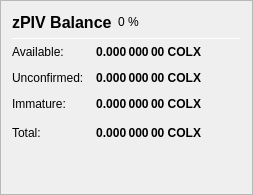
                   <widget class="QFrame" name="frame_ZerocoinBalances">
                    <property name="frameShape">
                     <enum>QFrame::StyledPanel</enum>
                    </property>
                    <property name="frameShadow">
                     <enum>QFrame::Raised</enum>
                    </property>
                    <layout class="QVBoxLayout" name="verticalLayout_7">
                     <item>
                      <layout class="QHBoxLayout" name="horizontalLayout_8" stretch="0">
                       <item>
                        <widget class="QLabel" name="label_5z_3">
                         <property name="minimumSize">
                          <size>
                           <width>0</width>
                           <height>20</height>
                          </size>
                         </property>
                         <property name="font">
                          <font>
                           <pointsize>12</pointsize>
                           <weight>75</weight>
                           <bold>true</bold>
                          </font>
                         </property>
                         <property name="text">
                          <!-- DRAGAN: zPIV => ? -->
                          <string>zPIV Balance</string>
                         </property>
                        </widget>
                       </item>
                       <item>
                        <widget class="QLabel" name="labelzPIVPercent">
                         <property name="text">
                          <string notr="true">0 %</string>
                         </property>
                        </widget>
                       </item>
                       <item>
                        <spacer name="horizontalSpacer_11">
                         <property name="orientation">
                          <enum>Qt::Horizontal</enum>
                         </property>
                         <property name="sizeHint" stdset="0">
                          <size>
                           <width>40</width>
                           <height>20</height>
                          </size>
                         </property>
                        </spacer>
                       </item>
                      </layout>
                     </item>
                     <item>
                      <widget class="Line" name="line_ZerocoinBalance">
                       <property name="minimumSize">
                        <size>
                         <width>0</width>
                         <height>1</height>
                        </size>
                       </property>
                       <property name="maximumSize">
                        <size>
                         <width>16777215</width>
                         <height>1</height>
                        </size>
                       </property>
                       <property name="orientation">
                        <enum>Qt::Horizontal</enum>
                       </property>
                      </widget>
                     </item>
                     <item>
                      <layout class="QGridLayout" name="gridLayout_5">
                       <property name="spacing">
                        <number>12</number>
                       </property>
                       <item row="1" column="0">
                        <widget class="QLabel" name="labelzBalanceMatureText">
                         <property name="toolTip">
                          <!-- DRAGAN: zPIV => ? -->
                          <string>Mature: more than 20 confirmation and more than 3 mints of the same denomination after it was minted.
These zPIV are spendable.</string>
                         </property>
                         <property name="text">
                          <string>Available:</string>
                         </property>
                        </widget>
                       </item>
                       <item row="1" column="1">
                        <widget class="QLabel" name="labelzBalanceMature">
                         <property name="font">
                          <font>
                           <weight>75</weight>
                           <bold>true</bold>
                          </font>
                         </property>
                         <property name="toolTip">
                          <!-- DRAGAN: zPIV => ? -->
                          <string>Mature: more than 20 confirmation and more than 3 mints of the same denomination after it was minted.
These zPIV are spendable.</string>
                         </property>
                         <property name="text">
                          <string notr="true">0.000 000 00 COLX</string>
                         </property>
                         <property name="alignment">
                          <set>Qt::AlignRight|Qt::AlignTrailing|Qt::AlignVCenter</set>
                         </property>
                        </widget>
                       </item>
                       <item row="2" column="0">
                        <widget class="QLabel" name="labelzBalanceUnconfirmedText">
                         <property name="toolTip">
                          <string>Unconfirmed: less than 20 confirmations
Immature: confirmed, but less than 3 mints of the same denomination after it was minted</string>
                         </property>
                         <property name="text">
                          <string>Unconfirmed:</string>
                         </property>
                        </widget>
                       </item>
                       <item row="2" column="1">
                        <widget class="QLabel" name="labelzBalanceUnconfirmed">
                         <property name="font">
                          <font>
                           <weight>75</weight>
                           <bold>true</bold>
                          </font>
                         </property>
                         <property name="toolTip">
                          <string>Unconfirmed: less than 20 confirmations
Immature: confirmed, but less than 3 mints of the same denomination after it was minted</string>
                         </property>
                         <property name="text">
                          <string notr="true">0.000 000 00 COLX</string>
                         </property>
                         <property name="alignment">
                          <set>Qt::AlignRight|Qt::AlignTrailing|Qt::AlignVCenter</set>
                         </property>
                        </widget>
                       </item>
                       <item row="3" column="0">
                        <widget class="QLabel" name="labelzBalanceImmatureText">
                         <property name="toolTip">
                          <string>Unconfirmed: less than 20 confirmations
Immature: confirmed, but less than 3 mints of the same denomination after it was minted</string>
                         </property>
                         <property name="text">
                          <string>Immature:</string>
                         </property>
                        </widget>
                       </item>
                       <item row="3" column="1">
                        <widget class="QLabel" name="labelzBalanceImmature">
                         <property name="font">
                          <font>
                           <weight>75</weight>
                           <bold>true</bold>
                          </font>
                         </property>
                         <property name="toolTip">
                          <string>Unconfirmed: less than 20 confirmations
Immature: confirmed, but less than 3 mints of the same denomination after it was minted</string>
                         </property>
                         <property name="text">
                          <string notr="true">0.000 000 00 COLX</string>
                         </property>
                         <property name="alignment">
                          <set>Qt::AlignRight|Qt::AlignTrailing|Qt::AlignVCenter</set>
                         </property>
                        </widget>
                       </item>
                       <item row="4" column="0">
                        <widget class="QLabel" name="labelzBalanceText">
                         <property name="toolTip">
                          <!-- DRAGAN: zPIV => ? -->
                          <string>Your current zPIV balance, unconfirmed and immature zPIV included.</string>
                         </property>
                         <property name="text">
                          <string>Total:</string>
                         </property>
                        </widget>
                       </item>
                       <item row="4" column="1">
                        <widget class="QLabel" name="labelzBalance">
                         <property name="font">
                          <font>
                           <weight>75</weight>
                           <bold>true</bold>
                          </font>
                         </property>
                         <property name="cursor">
                          <cursorShape>IBeamCursor</cursorShape>
                         </property>
                         <property name="toolTip">
                          <!-- DRAGAN: zPIV => ? -->
                          <string>Your current zPIV balance, unconfirmed and immature zPIV included.</string>
                         </property>
                         <property name="text">
                          <string notr="true">0.000 000 00 COLX</string>
                         </property>
                         <property name="alignment">
                          <set>Qt::AlignRight|Qt::AlignTrailing|Qt::AlignVCenter</set>
                         </property>
                         <property name="textInteractionFlags">
                          <set>Qt::LinksAccessibleByMouse|Qt::TextSelectableByKeyboard|Qt::TextSelectableByMouse</set>
                         </property>
                        </widget>
                       </item>
                       <item row="4" column="2">
                        <spacer name="horizontalSpacer_4">
                         <property name="orientation">
                          <enum>Qt::Horizontal</enum>
                         </property>
                         <property name="sizeHint" stdset="0">
                          <size>
                           <width>40</width>
                           <height>20</height>
                          </size>
                         </property>
                        </spacer>
                       </item>
                      </layout>
                     </item>
                     <item>
                      <spacer name="verticalSpacer_4">
                       <property name="orientation">
                        <enum>Qt::Vertical</enum>
                       </property>
                       <property name="sizeHint" stdset="0">
                        <size>
                         <width>20</width>
                         <height>40</height>
                        </size>
                       </property>
                      </spacer>
                     </item>
                    </layout>
                   </widget>
